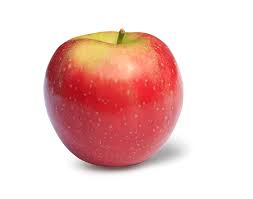
#> input picture lc-slm/images/apple.jpg, 253 x 199 px, given in place of multidecline_grating_2x2_dot.png, which was not available
$ python slm_generate_and_transform_hologram.py
#> lines starting #> are read from the running program, lines starting #| are printed output that depends on the picture; pictures that were not available may be replaced by others from this repository, and a replacement may not be noted
### lc-slm/src/helping_functions_for_slm_generate_etc.py
import imageio
import PIL.Image as im
import os
import slm_screen as sc
import constants as c
import numpy as np
from PIL import ImageOps


def quarter(image: im) -> im:
    '''returns mostly blank image with original image pasted in upper-left corner
    when generated hologram for such a transformed image, there will be no overlap
    between different diffraction order of displayed image
    '''
    w, h = image.size
    resized = image.resize((w // 2, h // 2))
    ground = im.new("L", (w, h))
    ground.paste(resized)
    return ground


# [36 lines left out: functions transform_hologram, create_gif, remove_files_in_dir, process_images_in_dir, not called in this run]


def clut_coloring(img: im, clut: list) -> im:
    img = img.point(clut)
    return img


# [15 lines left out: functions dipolar_coloring, make_clut, not called in this run]

### lc-slm/src/slm_generate_and_transform_hologram.py
# TODO: there is a problem with plotting error

from algorithms import GS, GD
import numpy as np
from PIL import Image as im
import PIL.ImageOps
import slm_screen as sc
import constants as c
from structs import gif_struct
import helping_functions_for_slm_generate_etc as hf


# SETTINGS
# name and type of image which should be projected by SLM
target_name = "multidecline_grating_2x2_dot" # "moving_traps/two_circulating_traps_radius1px/3" # "multidecline_user_defined_5432_dot_2x2"
target_type = "png"
#
path_to_incomming_intensity = ""
# ...
save_result = True
preview = False
plot_error = True
# other settings
invert = False
quarterize = True # original image is reduced to quarter and pasted to black image of its original size | helpful when imaging - there is no overlap between diffraction maxima of different order
algorithm = "GS"    # GD for gradient descent, GS for Gerchberg-Saxton
# stopping parameters
tolerance = 0.001 # algorithm stops when error descends under tolerance
max_loops = 50 # algorithm performs no more than max_loops loops no matter what error it is
# transform parameters
x_decline = 0
y_decline = 0
unit = c.u # c.u for one quarter of 1st diff maximum, 1 for radians | ubiquity in filename - units not in the name
focal_len = False
# for GD:
learning_rate = 0.005 # how far our solution jump in direction of the gradient. Too low - slow convergence; too high - oscilations or even none reasonable improvement at all
mask_relevance = 100 # very helpful when target is predominantly black (multidecline dots)
unsettle = 0 # learning rate is (unsettle - 1) times doubled. it may improve algorithm performance, and it also may cause peaks in error evolution
# gif creation
gif_target = "" # "h" for hologram, "i" for image (result) and empty string for no gif
gif_skip = 2 # each gif_skip-th frame will be in gif


# loading image and creating array target
target_img = im.open(f"lc-slm/images/{target_name}.{target_type}").convert('L').resize((int(c.slm_width), int(c.slm_height)))
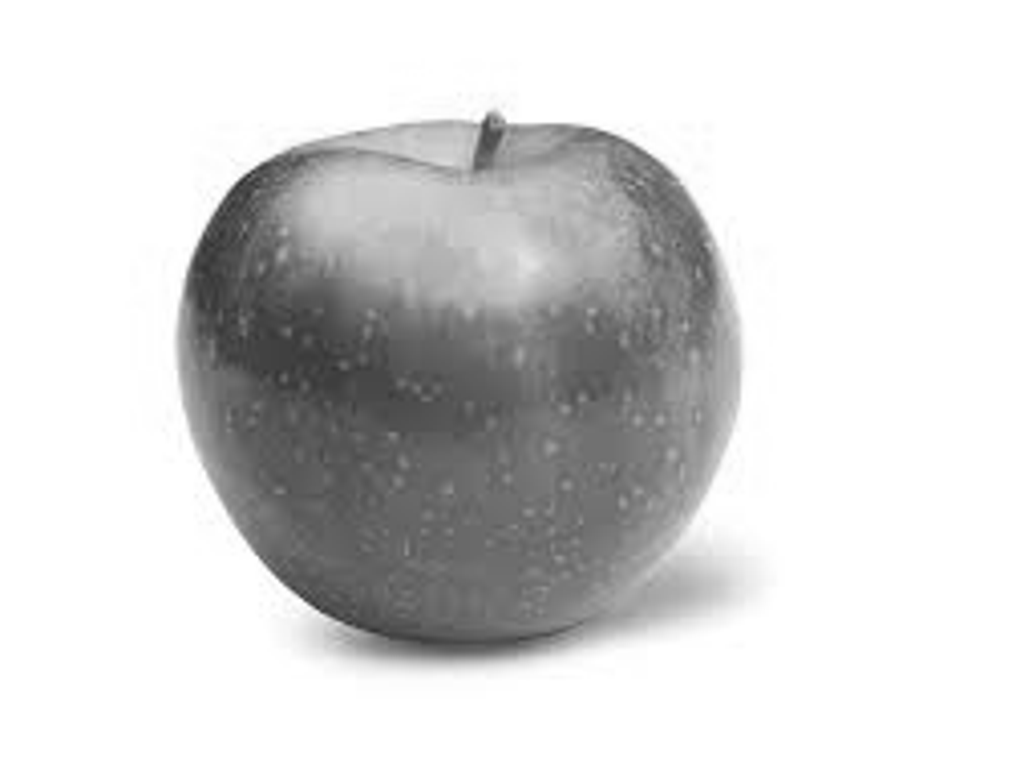
#> target_img: PIL image 1024x768 L; min 45, max 255, mean 213.4
if invert:
    target_img = PIL.ImageOps.invert(target_img)
if quarterize:
    target_img = hf.quarter(target_img)
#> in quarter, `ground = im.new("L", (w, h))`: ground: PIL image 1024x768 L; every value is 0
#> in quarter, `ground.paste(resized)`:
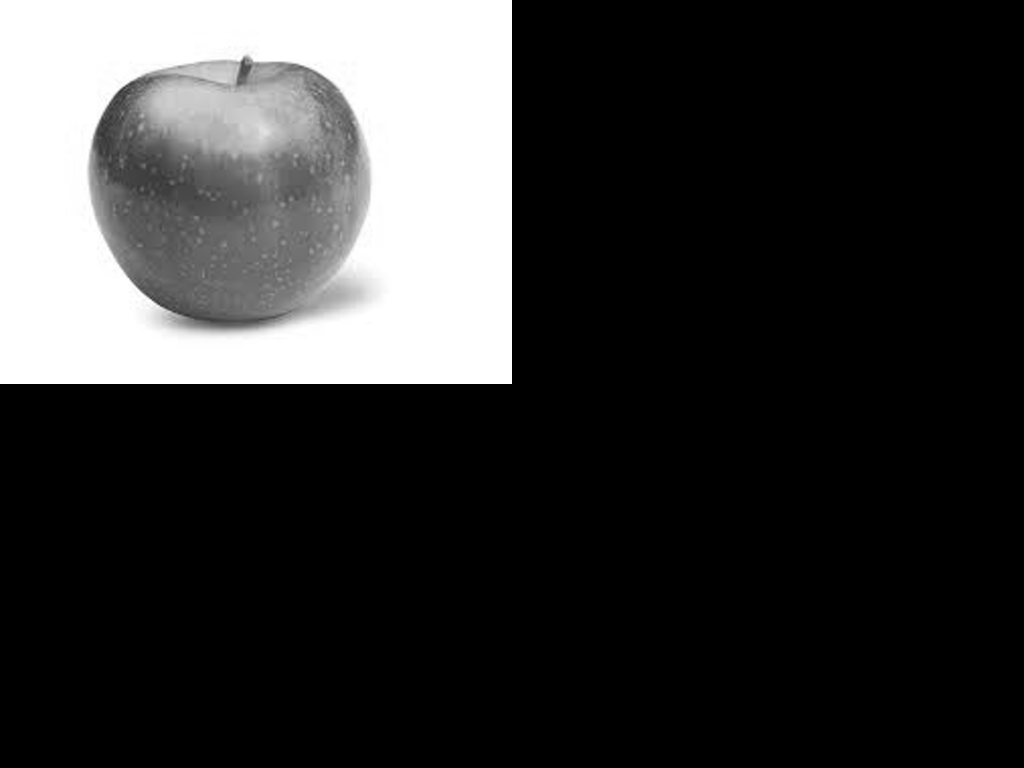
#> ground: PIL image 1024x768 L; min 0, max 255, mean 53.4
target = np.sqrt(np.array(target_img)) # toto musi ist prec to je picovina. a upravit algoritmy
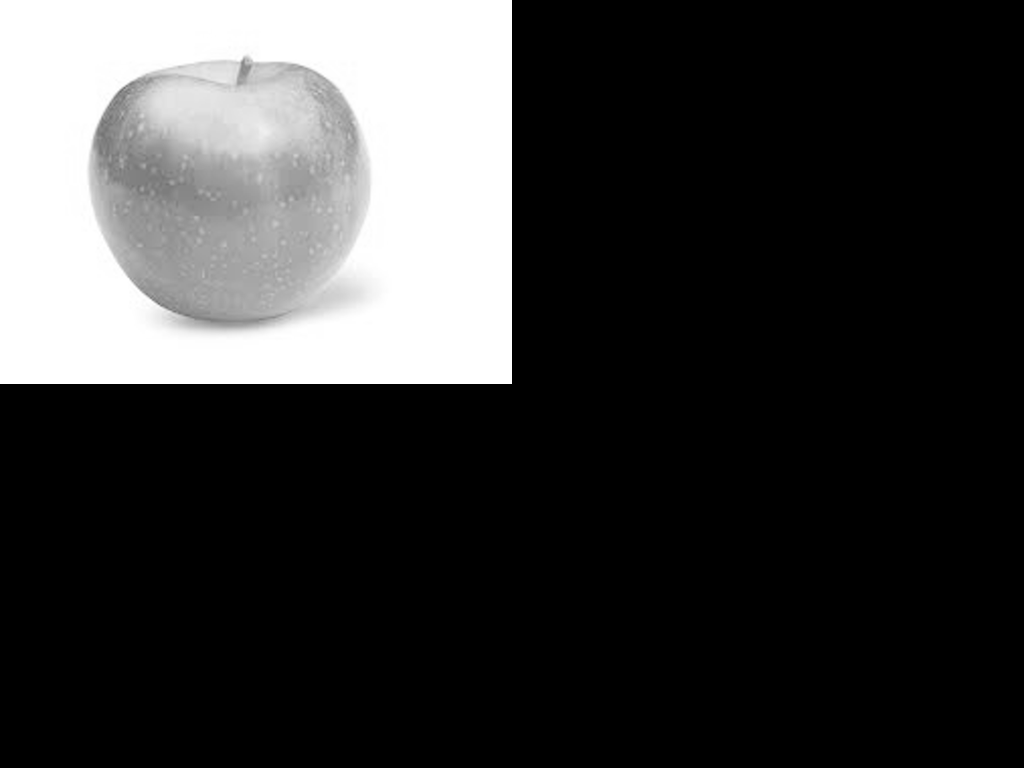
#> target: shape (768, 1024) float16; min 0, max 15.97, mean 3.6; drawn with min black and max white


enhance_mask = np.array(target_img) / 255 # normed to 1 | enhance the error to get lower on light areas

# creating gif data structure (primarily for GD arguments reducing)
gif = gif_struct()
gif.type = gif_target
gif.skip_frames = gif_skip

if gif_target:
    directory = "images" if gif_target == "i" else "holograms"
    gif.source_address = f"{directory}/gif_source"
    # making place for gif images
    hf.remove_files_in_dir(gif.source_address)


# compouting phase distribution
if algorithm == "GS":
#> (the run stopped early here; a loop or call above may not have finished)

$ run again, on lc-slm/images/male_duck.png
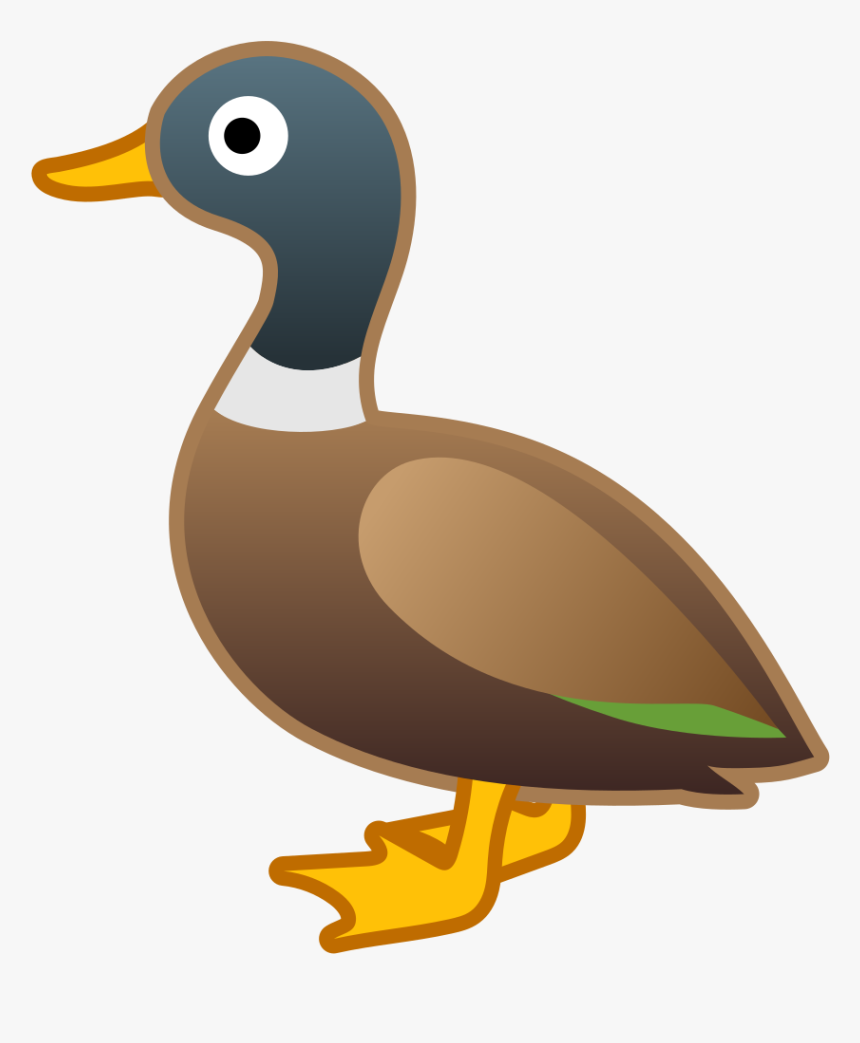
#> input picture lc-slm/images/male_duck.png, 860 x 1043 px, given in place of multidecline_grating_2x2_dot.png, which was not available
#> `target_img = im.open(f"lc-slm/images/{target_name}.{target_type}").con..`:
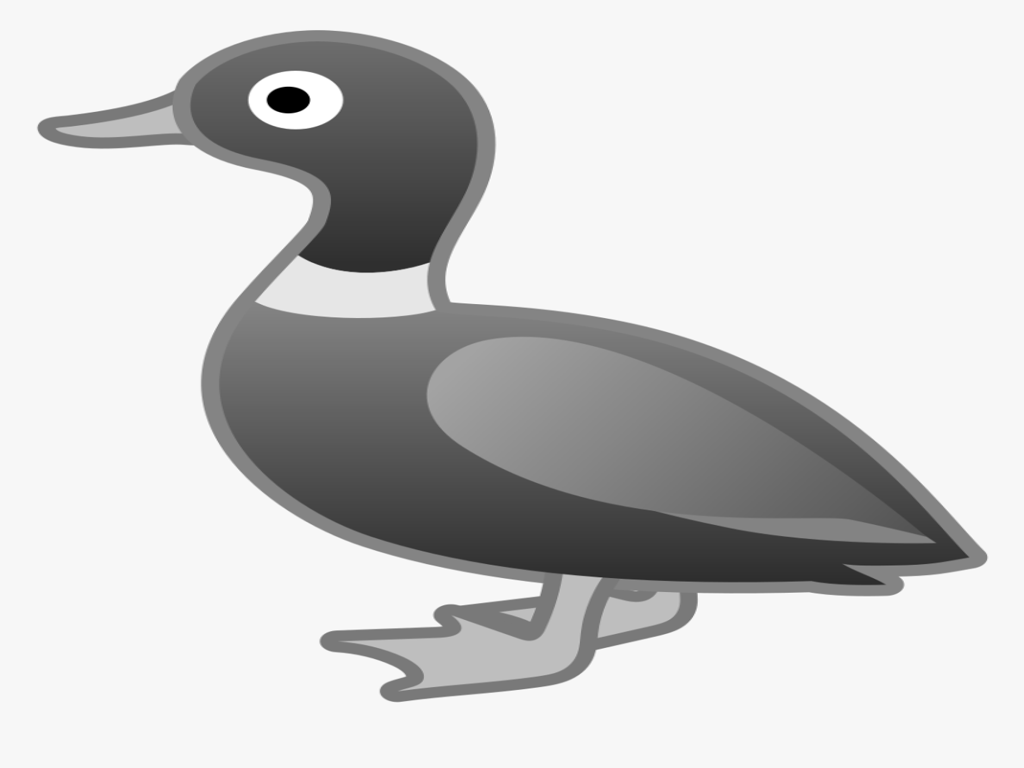
#> target_img: PIL image 1024x768 L; min 0, max 255, mean 203.6
#> `target = np.sqrt(np.array(target_img))`:
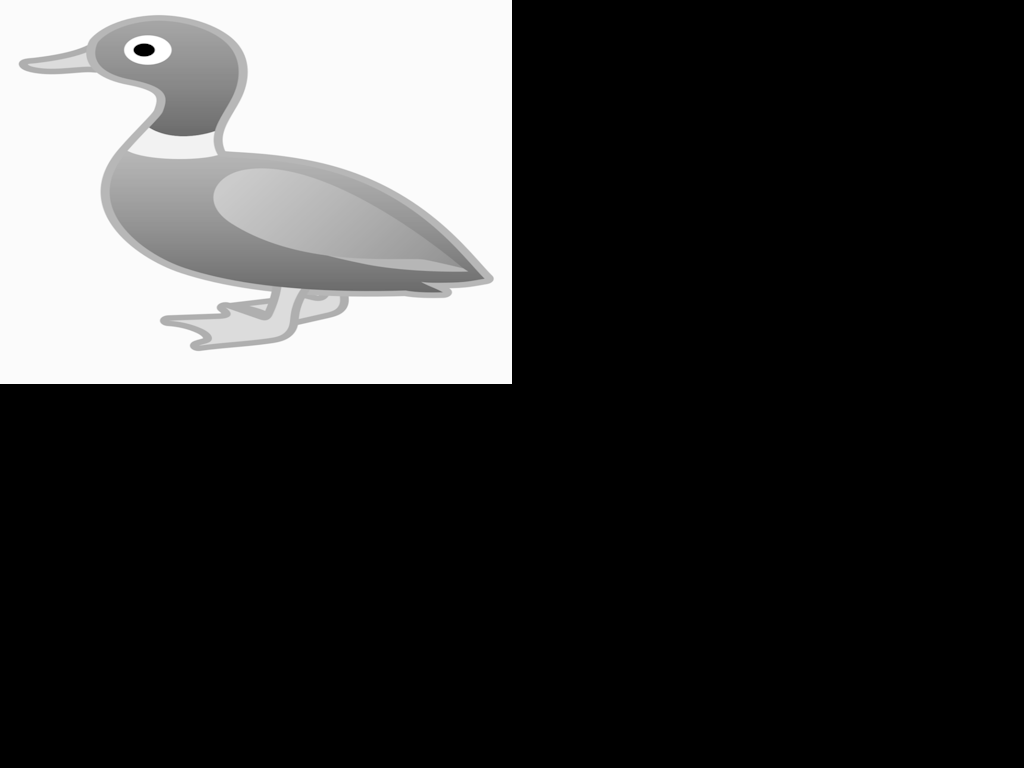
#> target: shape (768, 1024) float16; min 0, max 15.97, mean 3.5; drawn with min black and max white
